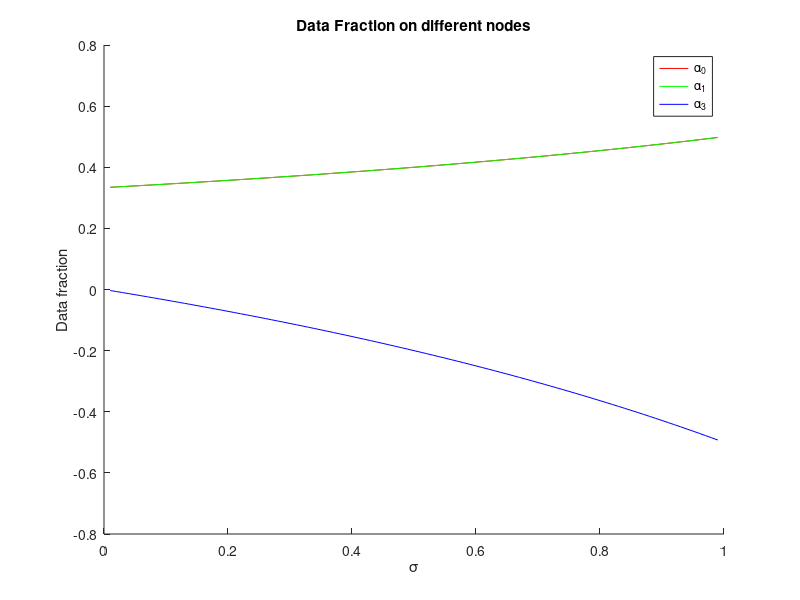

Here is the MATLAB script that generated this plot:
%%
clear
clc
B = [1
    0
    0];
solution = [];

for sigma = 1.01:0.01:1.99
    A = [1 2 1
        1 -1 0
        0 sigma-1 1];
    s = [];
    s = A\B;
    s = s';
    solution = [solution;s];
end

sigma = [0.01:0.01:0.99];

figure
hold on
plot(sigma,solution(:,1),'r');
plot(sigma,solution(:,2),'g');
plot(sigma,solution(:,3),'b');

ylabel('Data fraction');
xlabel('\sigma');
title('Data Fraction on different nodes');
legend('\alpha_0','\alpha_1','\alpha_3');